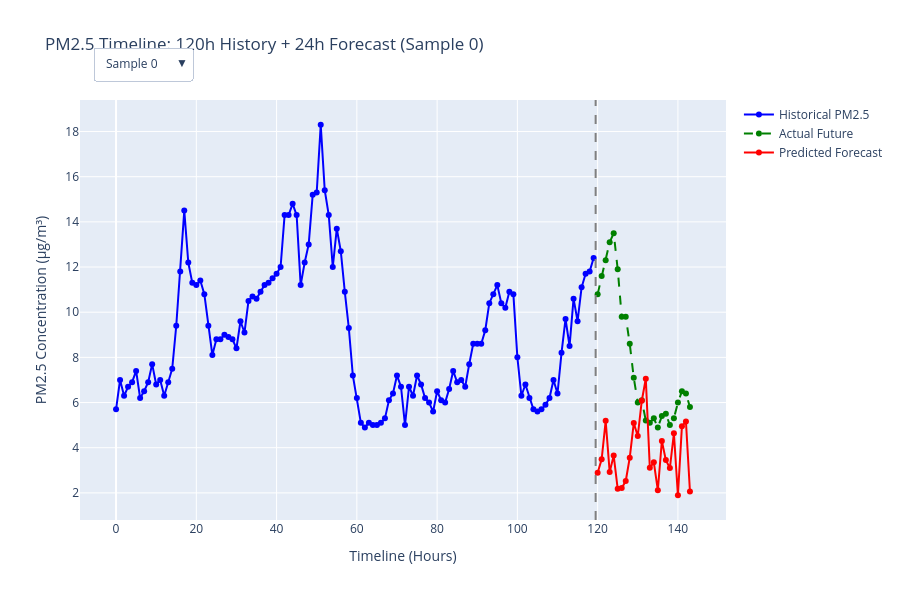

The notebook cell saved with this chart:
### Code cell
# ==========================================
# 3. INTERACTIVE PLOTLY DROPDOWN BUILDER
# ==========================================
fig = go.Figure()

# Initialize with the very first test item (Sample 0)
sample_idx = 0
global_start = test_start_idx + sample_idx

fig.add_trace(go.Scatter(
    x=history_x, 
    y=pm25_raw[global_start - lookback : global_start],
    mode='lines+markers', name='Historical PM2.5', line=dict(color='blue')
))

fig.add_trace(go.Scatter(
    x=forecast_x, 
    y=y_test_true_rescaled[sample_idx],
    mode='lines+markers', name='Actual Future', line=dict(color='green', dash='dash')
))

fig.add_trace(go.Scatter(
    x=forecast_x, 
    y=y_test_pred_rescaled[sample_idx],
    mode='lines+markers', name='Predicted Forecast', line=dict(color='red')
))

# Generate dropdown button arrays dynamically
num_samples_to_show = min(50, len(x_test_weather))
buttons = []

for idx in range(num_samples_to_show):
    # Traces toggle visible in sets of 3 (History, Actual, Predicted)
    visibility = [False] * (num_samples_to_show * 3)
    visibility[idx * 3] = True
    visibility[idx * 3 + 1] = True
    visibility[idx * 3 + 2] = True
    
    button = dict(
        label=f"Sample {idx}",
        method="update",
        args=[
            {"visible": visibility},
            {"title": f"PM2.5 Timeline: {lookback}h History + {forecast_steps}h Forecast (Sample {idx})"}
        ]
    )
    buttons.append(button)

# Construct and attach the hidden trace variations (Samples 1 to 50) upfront
for idx in range(1, num_samples_to_show):
    g_start = test_start_idx + idx
    
    # Hidden Historical Context Trace
    fig.add_trace(go.Scatter(
        x=history_x, y=pm25_raw[g_start - lookback : g_start],
        mode='lines+markers', name='Historical PM2.5', line=dict(color='blue'), visible=False
    ))
    # Hidden Ground Truth Forecast Trace
    fig.add_trace(go.Scatter(
        x=forecast_x, y=y_test_true_rescaled[idx],
        mode='lines+markers', name='Actual Future', line=dict(color='green', dash='dash'), visible=False
    ))
    # Hidden Predictive Path Trace
    fig.add_trace(go.Scatter(
        x=forecast_x, y=y_test_pred_rescaled[idx],
        mode='lines+markers', name='Predicted Forecast', line=dict(color='red'), visible=False
    ))

# ==========================================
# 4. CHART LAYOUT SETTINGS
# ==========================================
fig.update_layout(
    updatemenus=[dict(
        active=0, 
        buttons=buttons, 
        direction="down", 
        pad={"r": 10, "t": 10}, 
        showactive=True, 
        x=0.02, xanchor="left", 
        y=1.15, yanchor="top"
    )],
    title=f"PM2.5 Timeline: {lookback}h History + {forecast_steps}h Forecast (Sample 0)",
    xaxis_title="Timeline (Hours)",
    yaxis_title="PM2.5 Concentration (μg/m³)",
    height=600,
    showlegend=True
)

# Position the vertical threshold bar precisely between historical context and forecast start
fig.add_vline(x=lookback - 0.5, line_width=2, line_dash="dash", line_color="gray")

fig.show()
